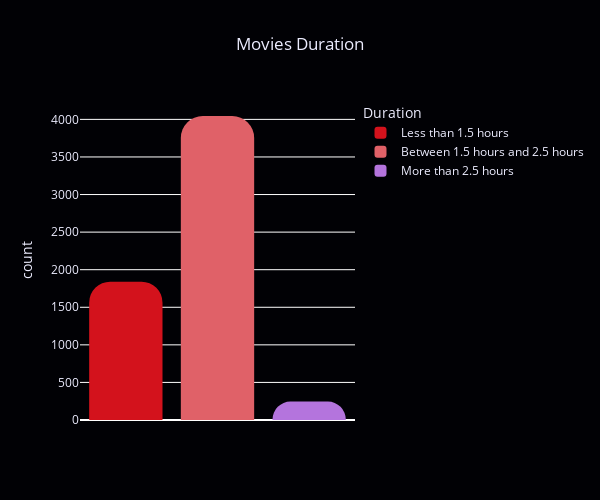

Source (notebook cell):
### Code cell
fig_movie_length = px.histogram(movies, x='length', title='Movies Duration', color='length', color_discrete_sequence=color_chart)
fig_movie_length.update_layout(barcornerradius='30%', height=500, width=600, plot_bgcolor=color_set_3[1], paper_bgcolor=color_set_3[1],
                         font={'color':color_set_3[2]}, title={'x':0.5}, legend_title_text='Duration', bargap=0.2, legend={'traceorder':'normal'})
fig_movie_length.update_xaxes(visible=False)
fig_movie_length.show()

### Figure 1 — Plotly figure (JSON) as saved in the notebook; plotly's stock layout.template omitted (floating-point values rounded to 4 significant figures; data arrays with more than 128 entries replaced by an {"elided": "..."} marker saying what was removed)
{"data": [{"alignmentgroup": "True", "bingroup": "x", "hovertemplate": "length=%{x}<br>count=%{y}<extra></extra>", "legendgroup": "Less than 1.5 hours", "marker": {"color": "#D3121C", "pattern": {"shape": ""}}, "name": "Less than 1.5 hours", "offsetgroup": "Less than 1.5 hours", "orientation": "v", "showlegend": true, "type": "histogram", "x": {"elided": "1841 str values"}, "xaxis": "x", "yaxis": "y"}, {"alignmentgroup": "True", "bingroup": "x", "hovertemplate": "length=%{x}<br>count=%{y}<extra></extra>", "legendgroup": "Between 1.5 hours and 2.5 hours", "marker": {"color": "#E06168", "pattern": {"shape": ""}}, "name": "Between 1.5 hours and 2.5 hours", "offsetgroup": "Between 1.5 hours and 2.5 hours", "orientation": "v", "showlegend": true, "type": "histogram", "x": {"elided": "4045 str values"}, "xaxis": "x", "yaxis": "y"}, {"alignmentgroup": "True", "bingroup": "x", "hovertemplate": "length=%{x}<br>count=%{y}<extra></extra>", "legendgroup": "More than 2.5 hours", "marker": {"color": "#B474DD", "pattern": {"shape": ""}}, "name": "More than 2.5 hours", "offsetgroup": "More than 2.5 hours", "orientation": "v", "showlegend": true, "type": "histogram", "x": {"elided": "245 str values"}, "xaxis": "x", "yaxis": "y"}], "layout": {"barcornerradius": "30%", "bargap": 0.2, "barmode": "relative", "font": {"color": "#EDEDFF"}, "height": 500, "legend": {"title": {"text": "Duration"}, "tracegroupgap": 0, "traceorder": "normal"}, "paper_bgcolor": "#010105", "plot_bgcolor": "#010105", "title": {"text": "Movies Duration", "x": 0.5}, "width": 600, "xaxis": {"anchor": "y", "categoryarray": ["Less than 1.5 hours", "Between 1.5 hours and 2.5 hours", "More than 2.5 hours"], "categoryorder": "array", "domain": [0, 1], "title": {"text": "length"}, "visible": false}, "yaxis": {"anchor": "x", "domain": [0, 1], "title": {"text": "count"}}}}
